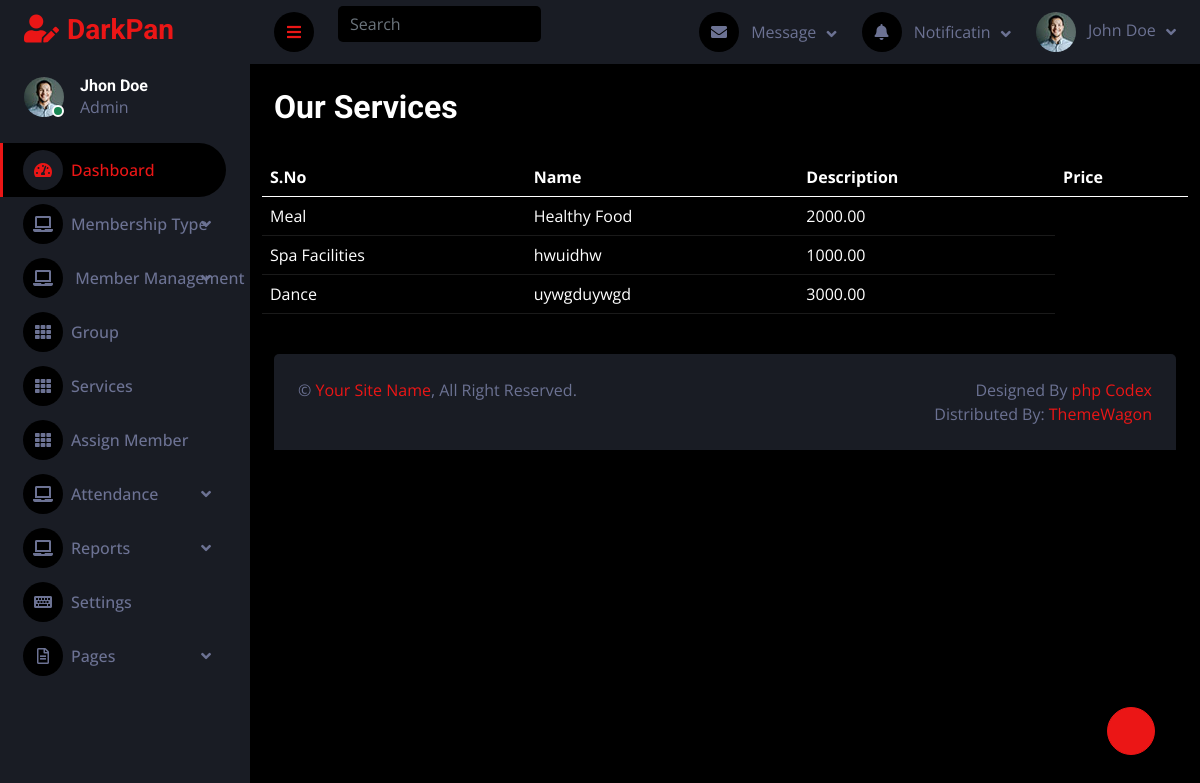
The page /services.php (signed in) on the database its author committed.
### tables this page shows
CREATE TABLE IF NOT EXISTS `services` (
  `id` int NOT NULL AUTO_INCREMENT,
  `name` varchar(250) DEFAULT NULL,
  `description` text,
  `price` decimal(10,2) DEFAULT NULL,
  `created_at` timestamp(6) NULL DEFAULT NULL,
  PRIMARY KEY (`id`)
);

### services.php (the view)
<?php include "common/header.php"; ?>
<div class="container-fluid pt-4 px-4">
                <div class="row g-4">
<h2>Our Services</h2>
<table class="table table-dark">
                                <thead>
                                    <tr>
                                        <th scope="col">S.No</th>
                                        <th scope="col"> Name</th>
                                        <th scope="col">Description</th>
                                        <th scope="col">Price</th>
                                    </tr>
                                </thead>
<tbody>
    <?php
    $query = "SELECT * FROM services";
    $result = mysqli_query($conn, $query);
    while ($row = mysqli_fetch_assoc($result)) {
        echo "<tr>
                <td>{$row['name']}</td>
                <td>{$row['description']}</td>
                <td>{$row['price']}</td>
              </tr>";
    }
    ?>
    </tbody>
</table>
</div>
</div>
<?php include "common/footer.php"; ?>

### rows shown on the page
services: name "Meal", description "Healthy Food", price "2000.00"
services: name "Spa Facilities", description "hwuidhw", price "1000.00"
services: name "Dance", description "uywgduywgd", price "3000.00"
